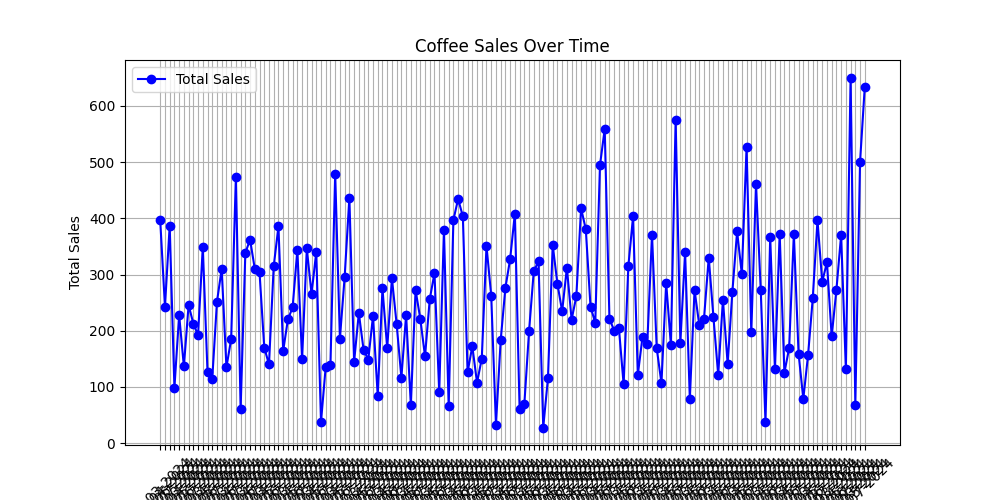

Recreate this plot in Python.
import matplotlib.pyplot as plt
import pandas as pd

# Read dataset
data = pd.read_csv(r"C:\Users\hp\Desktop\Intern_projects\Coffee_Sales_Analysis\Coffee_Sales_Analysis\data\index.csv", parse_dates=["date"])  # Ensure the date column exists

# Grouping data by date
sales_over_time = data.groupby("date")["money"].sum()

# Plot Time Series
plt.figure(figsize=(10, 5))
plt.plot(sales_over_time.index, sales_over_time.values, marker='o', linestyle='-', color='b', label="Total Sales")

# Formatting
plt.xlabel("Date")
plt.ylabel("Total Sales")
plt.title("Coffee Sales Over Time")
plt.xticks(rotation=45)
plt.legend()
plt.grid()

# Show Plot
plt.show()
